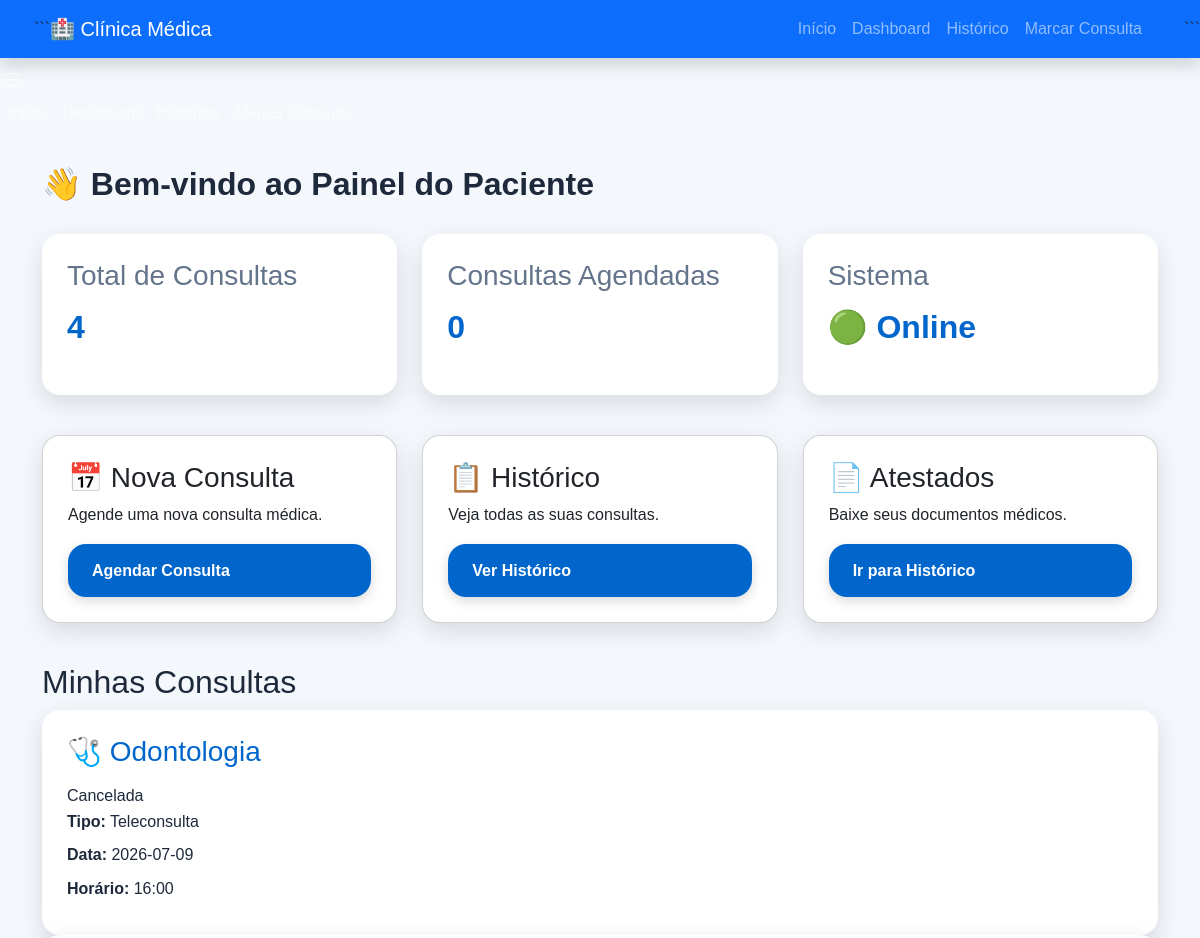
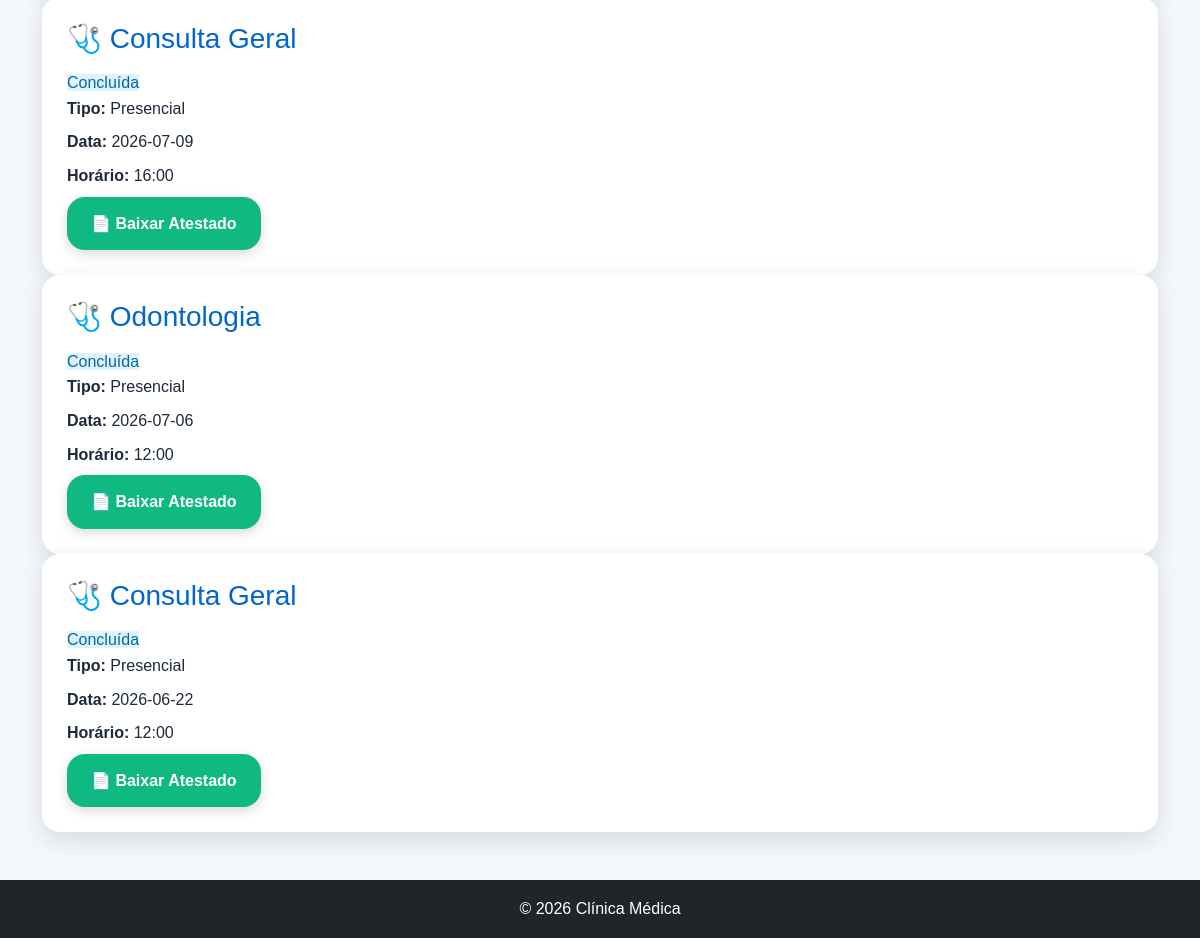
/dashboard (signed in), run on the app's committed database (2 pictures, top to bottom).
### app/models/consulta.py (models this page shows)
class Consulta(db.Model):
    __tablename__ = "consultas"
    id = db.Column(db.Integer, primary_key=True)
    nome_completo = db.Column(
        db.String(150),
        nullable=False
    )
    cpf = db.Column(
        db.Text,
        nullable=False
    )
    data_nascimento = db.Column(
        db.String(20)
    )
    sexo = db.Column(
        db.String(20)
    )
    telefone = db.Column(
        db.String(20)
    )
    email = db.Column(
        db.String(120)
    )
    endereco = db.Column(
        db.String(255)
    )
    especialidade = db.Column(
        db.String(100),
        nullable=False
    )
    tipo_consulta = db.Column(
        db.String(50),
        nullable=False
    )
    data = db.Column(
        db.String(20),
        nullable=True
    )
    horario = db.Column(
        db.String(10),
        nullable=True
    )
    status = db.Column(
        db.String(50),
        default="Agendada"
    )
    retorno = db.Column(
        db.Boolean,
        default=False
    )
    motivo_retorno = db.Column(
        db.Text
    )
    data_solicitada = db.Column(
        db.String(20)
    )
    horario_solicitado = db.Column(
        db.String(10)
    )
    link_teleconsulta = db.Column(
        db.String(255)
    )
    descricao_paciente = db.Column(
        db.Text
    )
    diagnostico = db.Column(
        db.Text
    )
    medicamentos = db.Column(
        db.Text
    )
    exames_solicitados = db.Column(
        db.Text
    )
    observacoes_medico = db.Column(
        db.Text
    )
    atestado_liberado = db.Column(
        db.Boolean,
        default=False
    )
    dias_atestado = db.Column(
        db.Integer
    )
    medico_id = db.Column(
        db.Integer,
        db.ForeignKey("medicos.id")
    )
    paciente_id = db.Column(
        db.Integer,
        db.ForeignKey("usuarios.id")
    )
    criado_em = db.Column(
        db.DateTime,
        default=datetime.utcnow
    )

### app/routes/consulta_routes.py (the view)
@consulta.route('/dashboard')
@login_required
def dashboard():
    consultas = Consulta.query.filter_by(
        paciente_id=current_user.id
    ).all()
    return render_template(
        'dashboard.html',
        consultas=consultas
    )

### app/models/users.py (called while the page is built)
@login_manager.user_loader
def load_user(user_id):
    return Usuario.query.get(int(user_id))

### app/templates/dashboard.html (shortened to what this page needs)
{% extends 'base.html' %}
{% block content %}
<h1 class="dashboard-title">
    👋 Bem-vindo ao Painel do Paciente
</h1>
<div class="stats">
    <div class="stat-card">
        <h3>Total de Consultas</h3>
        <p>{{ consultas|length }}</p>
    </div>
    <div class="stat-card">
        <h3>Consultas Agendadas</h3>
        <p>{{ consultas|selectattr('status', 'equalto', 'Agendada')|list|length }}</p>
    </div>
    <div class="stat-card">
        <h3>Sistema</h3>
        <p>🟢 Online</p>
    </div>
</div>
<div class="dashboard-cards">
    <div class="card">
        <h3>📅 Nova Consulta</h3>
        <p>Agende uma nova consulta médica.</p>
        <a href="/marcar-consulta" class="btn-dashboard">
            Agendar Consulta
        </a>
    </div>
    <div class="card">
        <h3>📋 Histórico</h3>
        <p>Veja todas as suas consultas.</p>
        <a href="/historico" class="btn-dashboard">
            Ver Histórico
        </a>
    </div>
    <div class="card">
        <h3>📄 Atestados</h3>
        <p>Baixe seus documentos médicos.</p>
        <a href="/historico" class="btn-dashboard">
            Ir para Histórico
        </a>
    </div>
</div>
<h2 class="titulo-consultas">
    Minhas Consultas
</h2>
{% if consultas %}
    {% for consulta in consultas %}
    <div class="consulta-card">
        <div class="consulta-header">
            <h3>
                🩺 {{ consulta.especialidade }}
            </h3>
            {% if consulta.status == 'Cancelada' %}
                <span class="status-cancelada">
                    Cancelada
                </span>
            {% elif consulta.status == 'Concluída' %}
                <span class="status-agendada" style="background: #e0f2fe; color: #0369a1;">
                    Concluída
                </span>
            {% else %}
                <span class="status-agendada">
                    {{ consulta.status }}
                </span>
            {% endif %}
        </div>
        <div class="consulta-info">
            <p>
                <strong>Tipo:</strong>
                {{ consulta.tipo_consulta }}
            </p>
            <p>
                <strong>Data:</strong>
                {{ consulta.data }}
            </p>
            <p>
                <strong>Horário:</strong>
                {{ consulta.horario }}
            </p>
        </div>
        <div class="acoes-consulta">
            {% if consulta.status == 'Concluída' %}
            <a href="/atestado/{{ consulta.id }}" class="btn-dashboard" style="background: #10b981;">
                📄 Baixar Atestado
            </a>
            {% endif %}
        </div>
    </div>
    {% endfor %}
{% endif %}
{% endblock %}

### app/templates/base.html (shortened to what this page needs)
<!DOCTYPE html>
<html lang="pt-BR">
<head>
    <link href="https://cdn.jsdelivr.net/npm/bootstrap@5.3.3/dist/css/bootstrap.min.css" rel="stylesheet">
    <link rel="stylesheet" href="{{ url_for('static', filename='css/style.css') }}">
</head>
<body>
<nav class="navbar navbar-expand-lg navbar-dark bg-primary shadow">
    <div class="container">
```
    <a class="navbar-brand logo-clinica" href="/">
        🏥 Clínica Médica
    </a>
    <div class="collapse navbar-collapse" id="menu">
        <ul class="navbar-nav ms-auto">
            <li class="nav-item">
                <a class="nav-link" href="/">Início</a>
            </li>
            <li class="nav-item">
                <a class="nav-link" href="/dashboard">Dashboard</a>
            </li>
            <li class="nav-item">
                <a class="nav-link" href="/historico">Histórico</a>
            </li>
            <li class="nav-item">
                <a class="nav-link" href="/marcar-consulta">
                    Marcar Consulta
                </a>
            </li>
        </ul>
    </div>
</div>
```
</nav>
      <nav class="navbar navbar-expand-lg navbar-dark">
    <div class="
        <button class="navbar-toggler" type="button"
                data-bs-toggle="collapse"
                data-bs-target="#menu">
            <span class="navbar-toggler-icon"></span>
        <div class="collapse navbar-collapse" id="menu">
            <ul class="navbar-nav ms-auto">
                <li class="nav-item">
                    <a class="nav-link" href="/">Início</a>
                </li>
                <li class="nav-item">
                    <a class="nav-link" href="/dashboard">Dashboard</a>
                </li>
                <li class="nav-item">
                    <a class="nav-link" href="/historico">Histórico</a>
                </li>
                <li class="nav-item">
                    <a class="nav-link" href="/marcar-consulta">
                    </a>
                </li>
            </ul>
        </div>
    </div>
</nav>
<div class="container mt-4">
    {% block content %}
    {% endblock %}
</div>
<footer class="bg-dark text-white text-center p-3 mt-5">
    © 2026 Clínica Médica
</footer>
</body>
</html>

### app/static/css/style.css (style rules this page uses)
:root { --primary:#0066cc; --primary-dark:#004a99; --accent:#00d4ff; --bg:#f4f8fc; --text:#1e293b; --text-light:#64748b; --border:#d1d5db; --radius:18px; --shadow:0 8px 25px rgba(0,0,0,.12); }
* { margin:0; padding:0; box-sizing:border-box; }
body { font-family:'Poppins', sans-serif; background:var(--bg); color:var(--text); line-height:1.6; }
.card { background:#fff; border-radius:var(--radius); padding:25px; transition:.4s; box-shadow:var(--shadow); }
.btn, .btn-agendar, .btn-submit, .btn-dashboard { display:inline-block; padding:14px 24px; border-radius:var(--radius); background:var(--primary); color:white; font-weight:600; text-decoration:none; transition:.3s; box-shadow:0 4px 12px rgba(0,0,0,.15); border:none; cursor:pointer; }
.dashboard-title { font-size:2rem; font-weight:700; margin-bottom:30px; color:var(--text); }
.dashboard-cards, .stats { display:grid; grid-template-columns:repeat(auto-fit,minmax(250px,1fr)); gap:25px; margin-bottom:40px; }
.stat-card, .consulta-card { background:#fff; padding:25px; border-radius:var(--radius); box-shadow:var(--shadow); transition:.3s; }
.stat-card h3 { color:var(--text-light); margin-bottom:10px; }
.stat-card p { font-size:clamp(1.5rem, 3vw, 2rem); font-weight:700; color:var(--primary); }
.consulta-card h3 { color:var(--primary); margin-bottom:15px; }
.consulta-card p { margin-bottom:8px; }

### data on the page
Consulta: especialidade "Odontologia", status "Cancelada", tipo_consulta "Teleconsulta", data "2026-07-09", horario "16:00"
Consulta: especialidade "Consulta Geral", status "Concluída", tipo_consulta "Presencial", data "2026-07-09", horario "16:00"
Consulta: especialidade "Odontologia", status "Concluída", tipo_consulta "Presencial", data "2026-07-06", horario "12:00"
Consulta: especialidade "Consulta Geral", status "Concluída", tipo_consulta "Presencial", data "2026-06-22", horario "12:00"

### other printed values
{{ consultas|length }} "4"
{{ consultas|selectattr('status', 'equalto', 'Agendada')|list|length }} "0"
